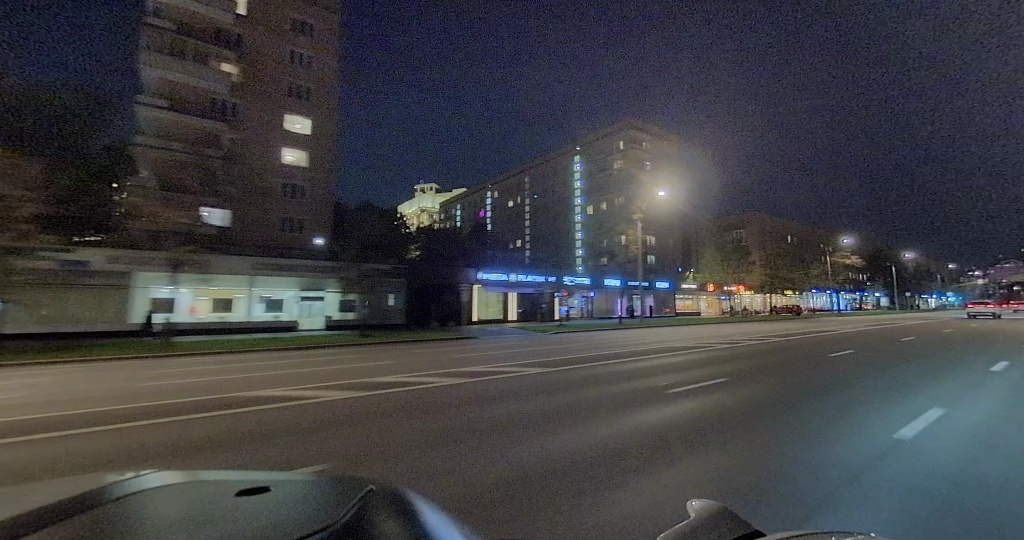
#> input picture dataset_sample/samples/2025-10-01_18_29_52_19_31_28_kynde_1759339701900197000__000/input/t1/left_fwd.jpg, 1024 x 540 px, found by its file name
$ python testblur.py
#> lines starting #> are read from the running program, lines starting #| are printed output that depends on the picture
import cv2
import numpy as np
import os
import matplotlib.pyplot as plt

# ================= НАСТРОЙКИ =================
base_path = "/Users/adel/Documents/Claude/Projects/Интерполяция фото/final_dataset_v5_participants_small/train"
sample_id = "2025-10-04_15_57_04_16_44_38_luka_1759586458800193000__000"
camera_name = "left_fwd"

sigma_full = 2.0          # сигма для глобального размытия
threshold_diff = 15.0     # порог абсолютной разницы t0/t1 для маски динамики
blur_dynamic_sigma = 3.0  # сигма размытия внутри динамической маски (можно сильнее, чем глобальное)
# ==============================================

# Пути
t0_path = os.path.join(base_path, sample_id, "input", "t0", f"{camera_name}.jpg")
t1_path = os.path.join(base_path, sample_id, "input", "t1", f"{camera_name}.jpg")
gt_path = os.path.join(base_path, sample_id, "target", f"{camera_name}.jpg")

img_t0 = cv2.imread(t0_path)
#> img_t0 is the input picture: shape (540, 1024, 3); mean B, G, R 68.6, 64.3, 63.7
img_t1 = cv2.imread(t1_path)
img_gt = cv2.imread(gt_path)

if any(x is None for x in [img_t0, img_t1, img_gt]):
    raise FileNotFoundError("Ошибка загрузки изображений")

# Вспомогательные функции
def psnr(img1, img2):
    mse = np.mean((img1.astype(np.float64) - img2.astype(np.float64))**2)
    if mse == 0: return float('inf')
    return 20 * np.log10(255.0 / np.sqrt(mse))

def score(psnr_val):
    return max(0.0, min(100.0, (psnr_val - 10) / 20.0 * 100))

# ---------- 1. Готовим предсказания ----------
pred_raw = img_t1.copy()

# Глобальное размытие
pred_full_blur = cv2.GaussianBlur(img_t1, (0,0), sigmaX=sigma_full, sigmaY=sigma_full)

# Маска динамики на основе разницы t0 и t1
diff_abs = np.mean(np.abs(img_t0.astype(np.float32) - img_t1.astype(np.float32)), axis=2)
#> diff_abs: shape (540, 1024) float32; every value is 0
dynamic_mask = (diff_abs > threshold_diff).astype(np.uint8) * 255
#> dynamic_mask: shape (540, 1024); every value is 0
# Небольшое расширение маски (морфология), чтобы захватить края
kernel = np.ones((5,5), np.uint8)
dynamic_mask_dilated = cv2.dilate(dynamic_mask, kernel, iterations=1)

# Частичное размытие: копируем t1, затем внутри расширенной маски применяем размытие
pred_partial = img_t1.copy()
# Размываем всё изображение сильно, но наложим только по маске
blurred_strong = cv2.GaussianBlur(img_t1, (0,0), sigmaX=blur_dynamic_sigma, sigmaY=blur_dynamic_sigma)
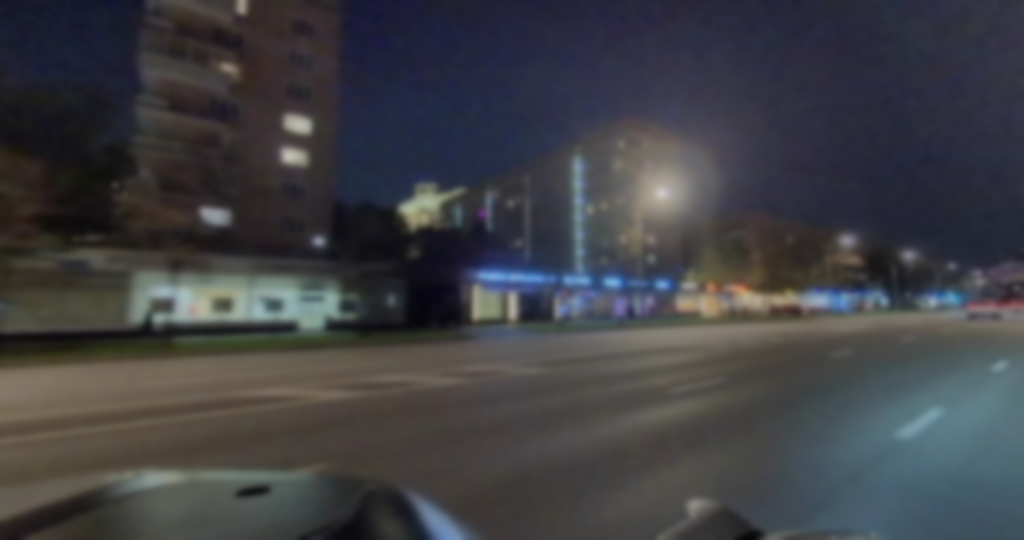
#> blurred_strong: shape (540, 1024, 3); mean B, G, R 68.6, 64.3, 63.7
mask_3ch = cv2.cvtColor(dynamic_mask_dilated, cv2.COLOR_GRAY2BGR) / 255.0
#> mask_3ch: shape (540, 1024, 3) float64; every value is 0
pred_partial = (pred_partial * (1 - mask_3ch) + blurred_strong * mask_3ch).astype(np.uint8)

# ---------- 2. Оценка метрик ----------
psnr_raw = psnr(img_gt, pred_raw)
#> in psnr, `mse = np.mean((img1.astype(np.float64) - img2.astype(np.float64))**2)`: mse = 0
#> psnr_raw = inf
psnr_full = psnr(img_gt, pred_full_blur)
#> psnr_full = 28.69
psnr_partial = psnr(img_gt, pred_partial)
#> psnr_partial = inf

print(f"Raw t1:            PSNR={psnr_raw:.2f} dB, score={score(psnr_raw):.2f}")
#| Raw t1:            PSNR=inf dB, score=100.00
print(f"Full blur (σ={sigma_full}):   PSNR={psnr_full:.2f} dB, score={score(psnr_full):.2f}")
#| Full blur (σ=2.0):   PSNR=28.69 dB, score=93.47
print(f"Partial blur (σ={blur_dynamic_sigma}): PSNR={psnr_partial:.2f} dB, score={score(psnr_partial):.2f}")
#| Partial blur (σ=3.0): PSNR=inf dB, score=100.00

# ---------- 3. Визуализация ----------
fig, axes = plt.subplots(3, 4, figsize=(18, 12))
axes = axes.ravel()

# Приводим к RGB для отображения
gt_rgb = cv2.cvtColor(img_gt, cv2.COLOR_BGR2RGB)
raw_rgb = cv2.cvtColor(pred_raw, cv2.COLOR_BGR2RGB)
full_rgb = cv2.cvtColor(pred_full_blur, cv2.COLOR_BGR2RGB)
partial_rgb = cv2.cvtColor(pred_partial, cv2.COLOR_BGR2RGB)

# Ряд 1: GT, предсказания
axes[0].imshow(gt_rgb)
axes[0].set_title("Ground Truth")
axes[0].axis('off')

axes[1].imshow(raw_rgb)
axes[1].set_title(f"Raw t1\nPSNR={psnr_raw:.1f}")
axes[1].axis('off')

axes[2].imshow(full_rgb)
axes[2].set_title(f"Full blur σ={sigma_full}\nPSNR={psnr_full:.1f}")
axes[2].axis('off')

axes[3].imshow(partial_rgb)
axes[3].set_title(f"Partial blur\nPSNR={psnr_partial:.1f}")
axes[3].axis('off')

# Ряд 2: Абсолютные ошибки (heatmap)
for i, (pred, title) in enumerate([(pred_raw, "Error raw"),
                                     (pred_full_blur, "Error full blur"),
                                     (pred_partial, "Error partial blur")]):
    error = np.mean(np.abs(pred.astype(np.float64) - img_gt.astype(np.float64)), axis=2)
    im = axes[4+i].imshow(error, cmap='hot', vmin=0, vmax=np.percentile(error, 95))
    axes[4+i].set_title(title)
    axes[4+i].axis('off')
    plt.colorbar(im, ax=axes[4+i], fraction=0.046, pad=0.04)
#> this loop made 3 passes
#> title on passes 1 to 3: 'Error raw', 'Error full blur', 'Error partial blur'
#> pass 2, `error = np.mean(np.abs(pred.astype(np.float64) - img_gt.astype(np.floa..`:
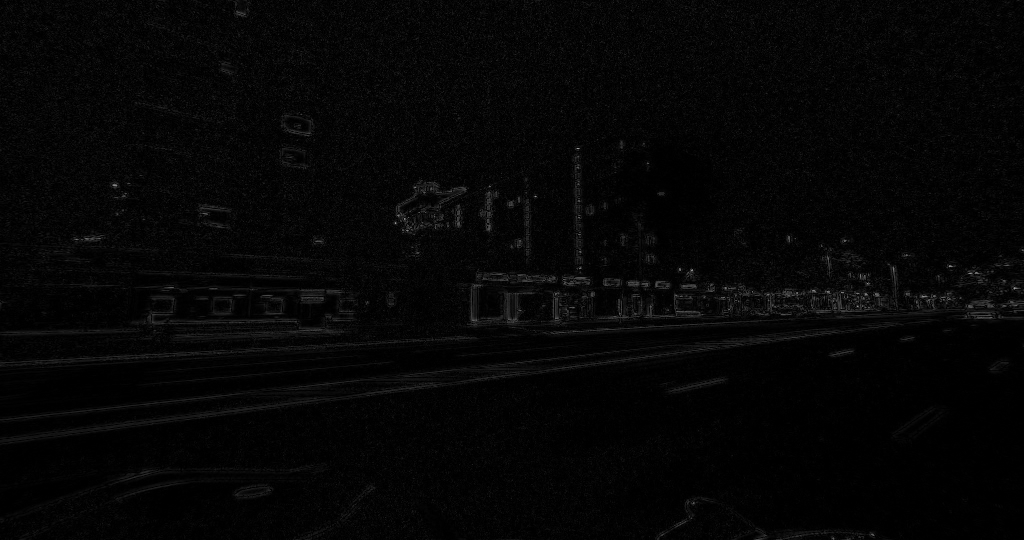
#> error: shape (540, 1024) float64; min 0, max 161, mean 5.6

# Ряд 3: Сравнение с raw: где полное/частичное размытие улучшило (синий) или ухудшило (красный)
sq_error_raw = np.sum((pred_raw.astype(np.float64) - img_gt.astype(np.float64))**2, axis=2)
sq_error_full = np.sum((pred_full_blur.astype(np.float64) - img_gt.astype(np.float64))**2, axis=2)
sq_error_partial = np.sum((pred_partial.astype(np.float64) - img_gt.astype(np.float64))**2, axis=2)

delta_full = sq_error_full - sq_error_raw  # <0 => blur helped
delta_partial = sq_error_partial - sq_error_raw

vmax = max(np.percentile(np.abs(delta_full), 95), np.percentile(np.abs(delta_partial), 95))
#> vmax = 1046
vmin = -vmax
#> vmin = -1046

axes[8].imshow(delta_full, cmap='RdBu_r', vmin=vmin, vmax=vmax)
axes[8].set_title("Δ Error (full blur - raw)\nBlue=improve, Red=degrade")
axes[8].axis('off')

axes[9].imshow(delta_partial, cmap='RdBu_r', vmin=vmin, vmax=vmax)
axes[9].set_title("Δ Error (partial blur - raw)\nBlue=improve, Red=degrade")
axes[9].axis('off')

# Дополнительно: маска динамики
axes[10].imshow(dynamic_mask, cmap='gray')
axes[10].set_title(f"Dynamic mask (diff>{threshold_diff})")
axes[10].axis('off')

# Гистограмма разницы t0/t1 с порогом
axes[11].hist(diff_abs.ravel(), bins=100, range=(0, 100), color='gray', alpha=0.7)
axes[11].axvline(threshold_diff, color='red', linestyle='--')
axes[11].set_xlabel('|t0 - t1|')
axes[11].set_title("Diff histogram & threshold")

plt.tight_layout()
plt.show()
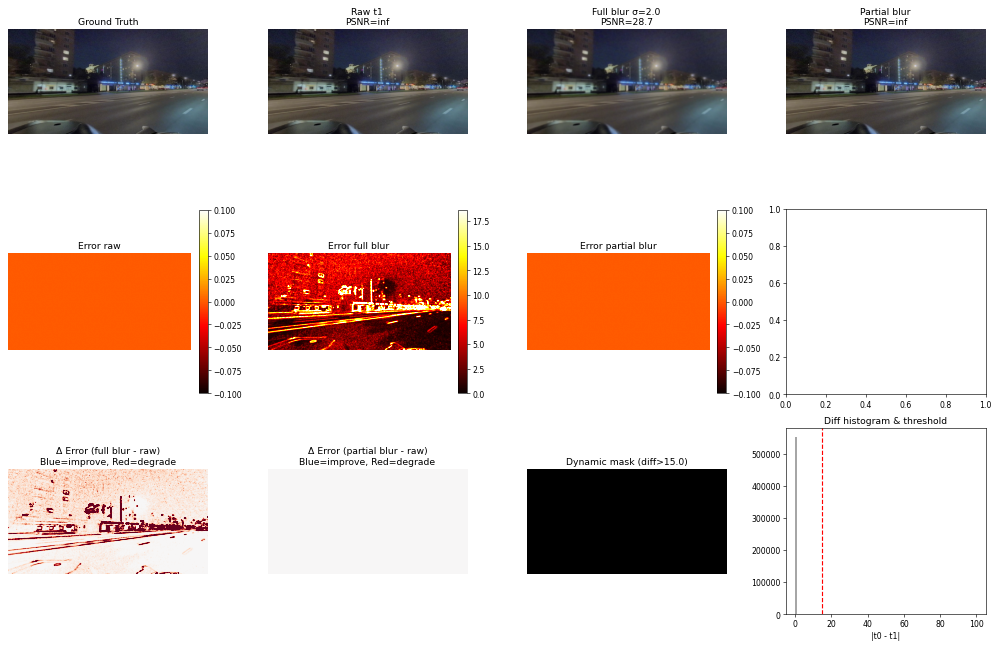
#> figure drawn by matplotlib, 14 panels; panel 11: tallest bar 552960 high, from x = 0 to 1
